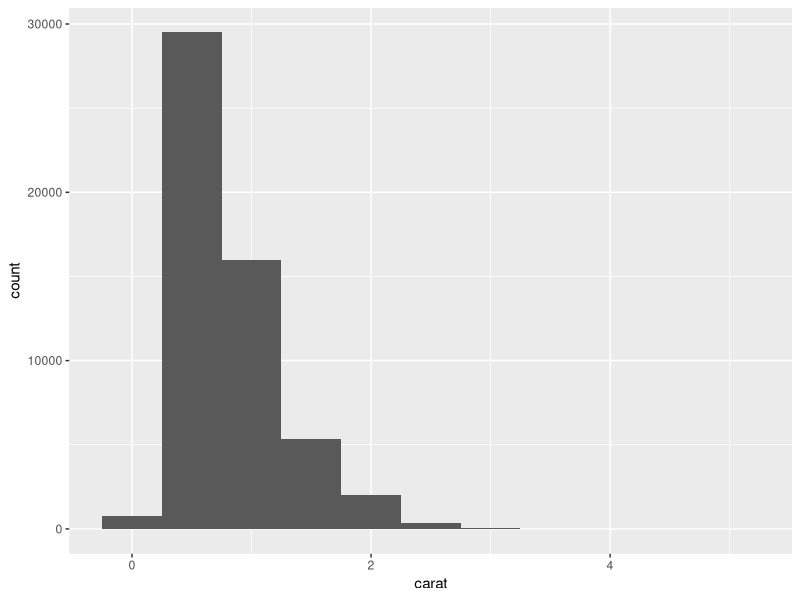
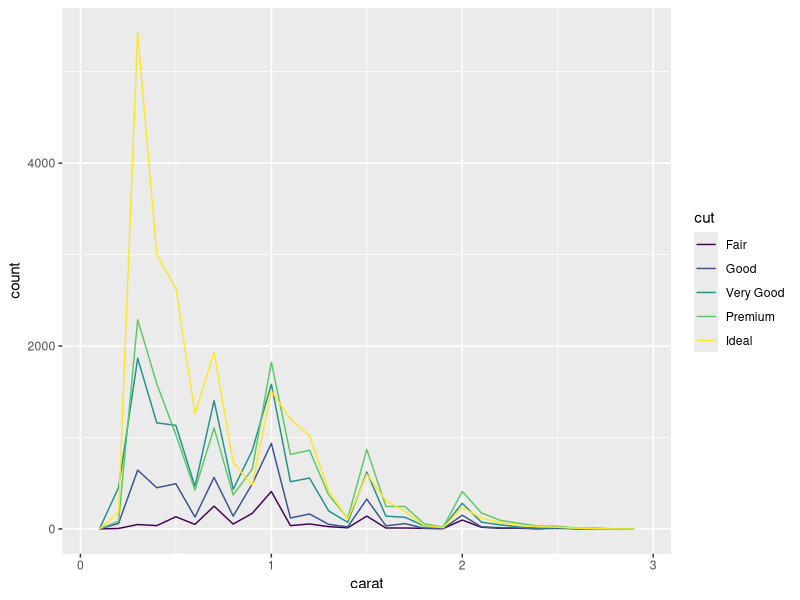
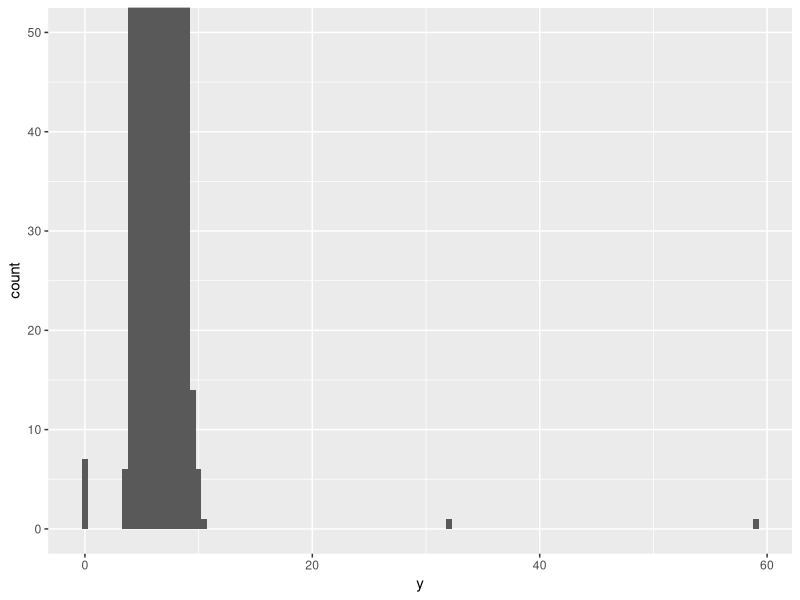
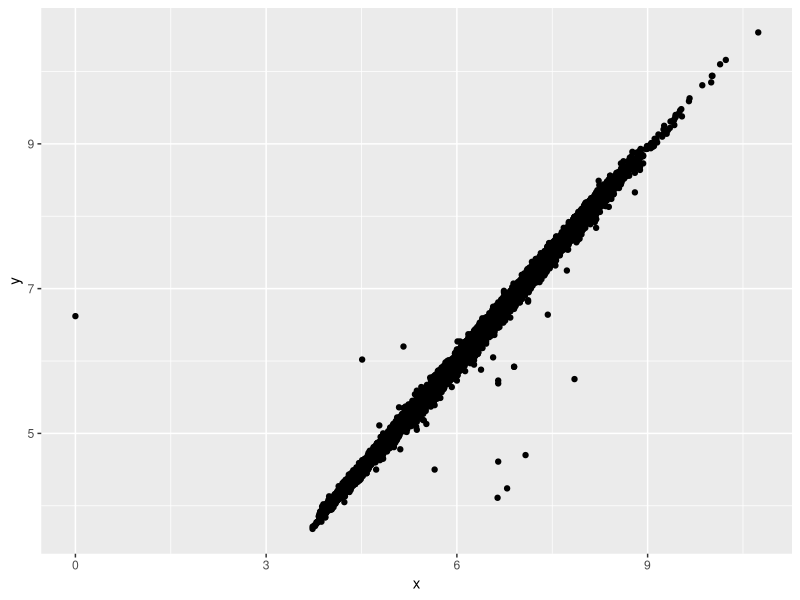
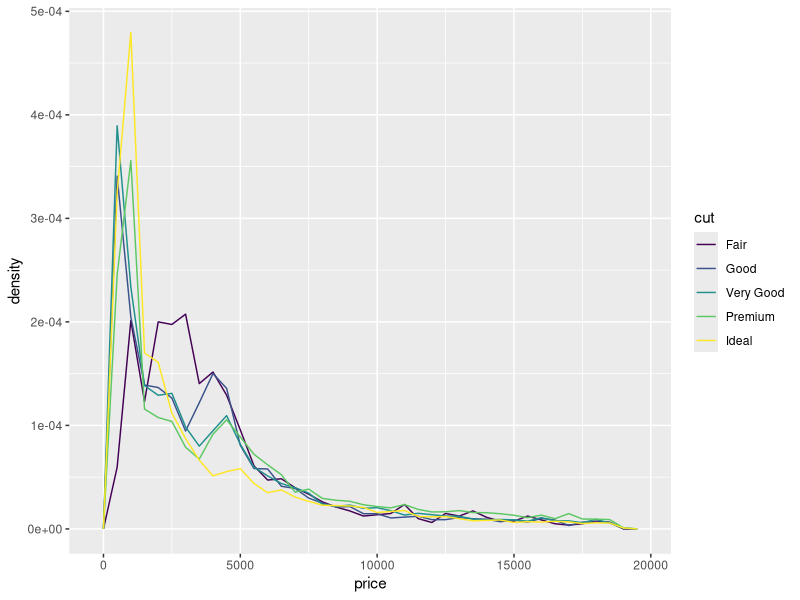
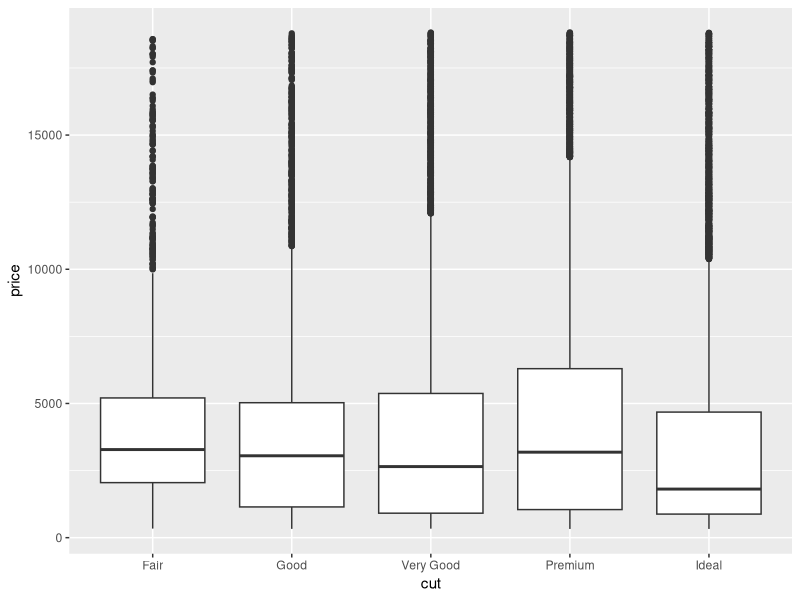
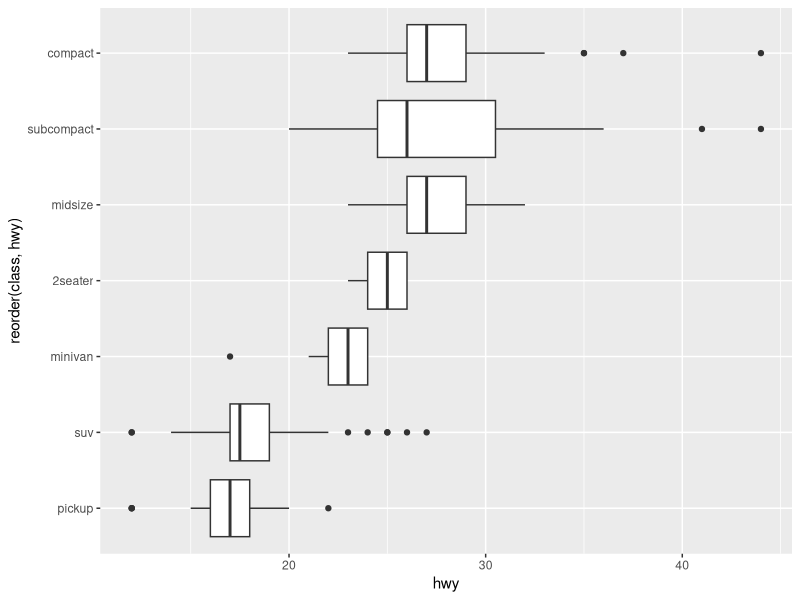
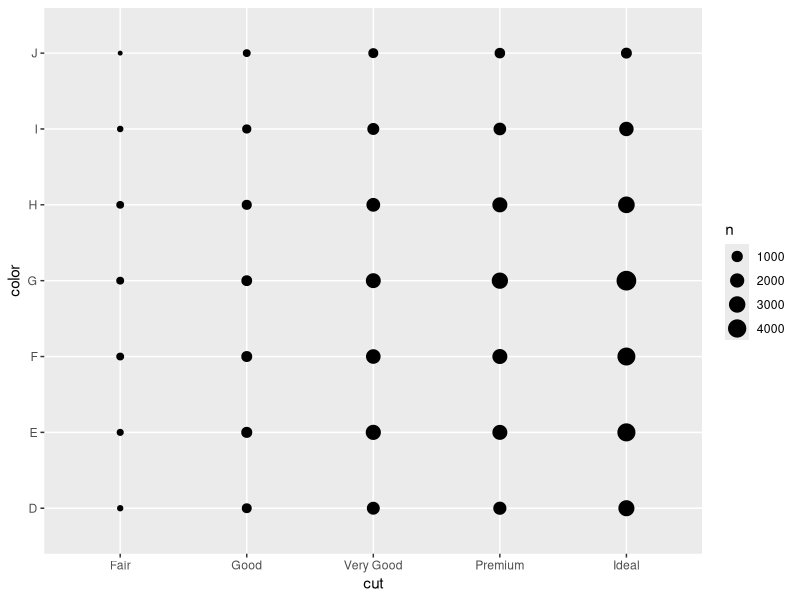

These figures' R source, in order: (Note: this script raises an error after producing the figures.)
## ---- chunk 1
library(tidyverse)
library(dplyr)
library(ggplot2)
knitr::opts_chunk$set(echo = TRUE)
## ---- chunk 2
ggplot(data = diamonds) +
      geom_histogram(mapping = aes(x = carat), binwidth = 0.5)
diamonds %>%
  count(cut_width(carat, 0.5))
## ---- chunk 3
smaller <- diamonds %>%
  filter(carat < 3)
ggplot(data = smaller, mapping = aes(x = carat, color = cut)) +
      geom_freqpoly(binwidth = 0.1)
## ---- chunk 4
 ggplot(diamonds) +
      geom_histogram(mapping = aes(x = y), binwidth = 0.5) +
      coord_cartesian(ylim = c(0, 50))
## ---- chunk 5
diamonds2 <- diamonds %>%
  mutate(y = ifelse(y < 3 | y > 20, NA, y))
ggplot(data = diamonds2, mapping = aes(x = x, y = y)) +
  geom_point(na.rm = TRUE)
## ---- chunk 6
ggplot(data = diamonds, mapping = aes(x = price, y = ..density..) )+
  geom_freqpoly(mapping = aes(color = cut), binwidth = 500)
## ---- chunk 7
ggplot(diamonds, aes(x = cut, y = price)) +
  geom_boxplot()
## ---- chunk 8
ggplot(data = mpg) +
  geom_boxplot(mapping = aes(x = reorder(class, hwy), y=hwy)) +
  coord_flip()
## ---- chunk 9
ggplot(data = diamonds) +
      geom_count(mapping = aes(x = cut, y = color))
## ---- chunk 10
diamonds %>%
      count(color, cut) %>%
      ggplot(aes(x = color, y = cut)) +
        geom_tile(aes(fill = n))
## ---- chunk 11
 ggplot(data = diamonds) +
      geom_point(
        mapping = aes(x = carat, y = price), alpha=1/100)
## ---- chunk 12
ggplot(data = smaller, mapping = aes(x = carat, y = price)) +
      geom_boxplot(mapping = aes(group = cut_width(carat, 0.1)))
## ---- chunk 13
 ggplot(data = smaller, mapping = aes(x = carat, y = price)) +
      geom_boxplot(mapping = aes(group = cut_number(carat, 20)))
## ---- chunk 14
 ggplot(data = smaller) +
      geom_bin2d(mapping = aes(x = carat, y = price))
 ggplot(data = smaller) +
      geom_hex(mapping = aes(x = carat, y = price))
## ---- chunk 15
mod <- lm(log(price) ~ log(carat), data = diamonds)
    diamonds2 <- diamonds %>%
      add_residuals(mod) %>%
      mutate(resid = exp(resid))
ggplot(data = diamonds2) +
  geom_point(mapping = aes(x = carat, y = resid))
ggplot(data = diamonds2) +
      geom_boxplot(mapping = aes(x = cut, y = resid))
